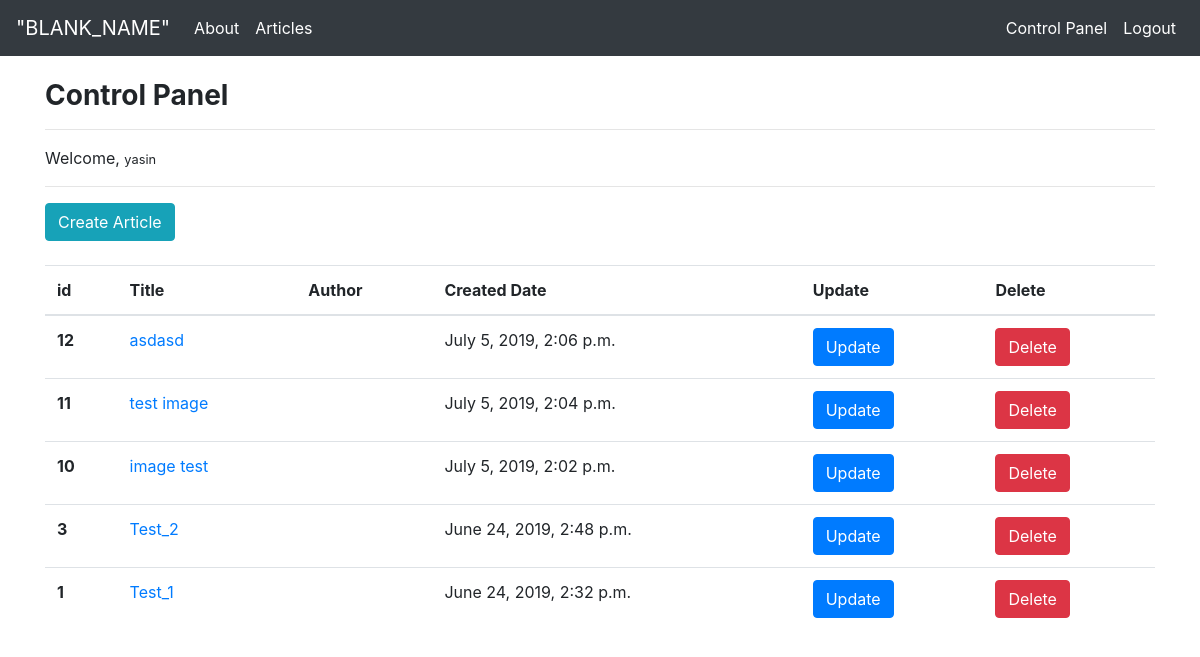
The app's page /articles/dashboard/ (signed in), older data.
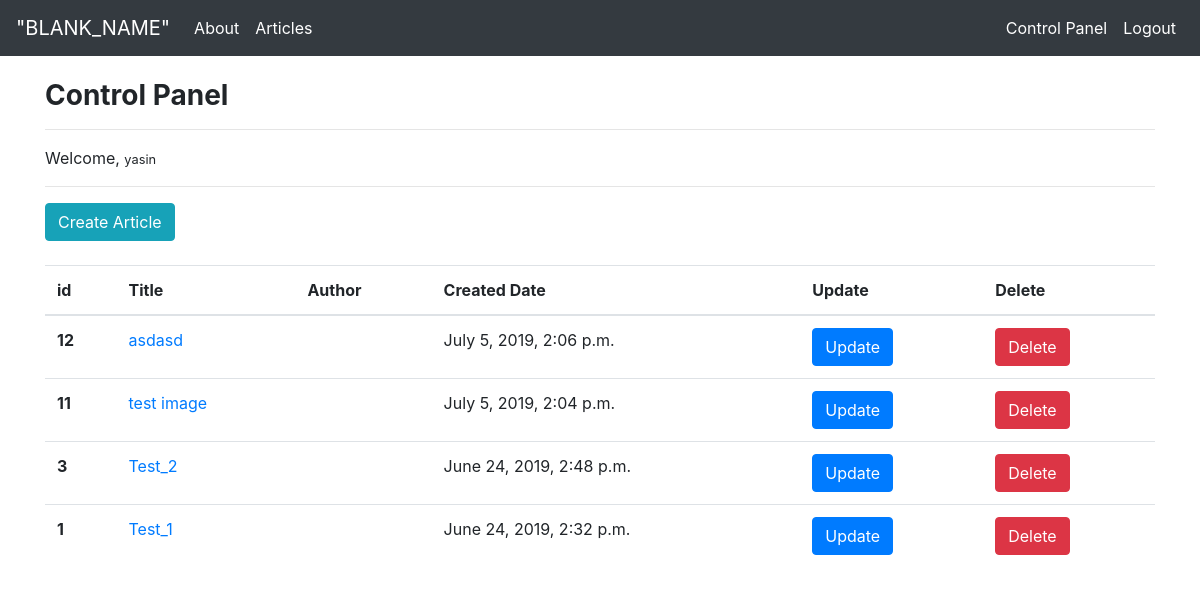
The same page, newer data.
### article/models.py (models this page shows, shortened)
class Article(models.Model):
    author = models.ForeignKey("auth.User", on_delete = models.CASCADE,verbose_name = "Author")
    title = models.CharField(max_length = 50, verbose_name = "Title")
    content = RichTextField()
    created_date = models.DateTimeField(auto_now_add=True, verbose_name = "Date Created")
    article_image = models.FileField(blank=True, null=True, verbose_name="Add image")
    class Meta:
        ordering = ['-created_date']

### article/views.py (the view)
# urls.py: path('dashboard/', views.dashboard, name="dashboard"),
@login_required(login_url="user:login")
def dashboard(request):
    articles = Article.objects.filter(author=request.user)
    context = {
        "articles":  articles
    }
    return render(request, template_name = "dashboard.html", context=context)

### templates/dashboard.html
{% extends "layout.html" %}
{% block body %}
        <br>
    <h3><strong>Control Panel</strong></h3>
        <hr>
    <p>Welcome, <small> {{ request.user.username }} </small></p>
        <hr>
    <a class="btn btn-info" href="/articles/addarticle">Create Article</a>
        <br>
        <br>
    {% if articles %}
        <table class="table table-hover">
            <thead>
                <tr>
                    <th scope="col">id</th>
                    <th scope="col">Title</th>
                    <th scope="col">Author</th>
                    <th scope="col">Created Date</th>
                    <th scope="col">Update</th>
                    <th scope="col">Delete</th>
                </tr>
            </thead>
            <tbody>
                {% for article in articles %}
                    <tr>
                        <th scope="row">{{ article.id }}</th>
                        <td><a href="{% url 'article:detail' article.id  %}">{{ article.title }}</a></td>
                        <td>{{ article.username }}</td>
                        <td>{{ article.created_date }}</td>
                        <td><a class="btn btn-primary" href="{% url 'article:update' article.id  %}">Update</a></td>
                        <td><a class="btn btn-danger" href="{% url 'article:delete' article.id  %}">Delete</a></td>
                    </tr>
                {% endfor %}
            </tbody>
        </table>
    {% else %}
        <div class="alert alert-info">
            You have no articles yet.
        </div>
    {% endif %}
{% endblock body %}

Row changes from the older to the newer data that the page shows:
removed Article: id "10", title "image test", created_date "July 5, 2019, 2:02 p.m."
